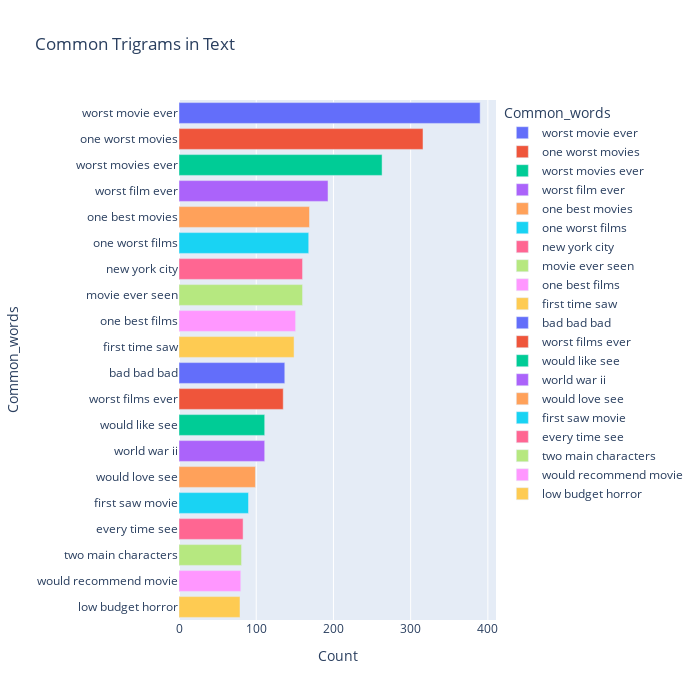

The code cell stored with this chart in its notebook:
### Code cell
most_common_tri = get_top_text_ngrams(df.review,20,3)
most_common_tri = dict(most_common_tri)
temp = pd.DataFrame(columns = ["Common_words", "Count"])
temp["Common_words"] = list(most_common_tri.keys())
temp["Count"] = list(most_common_tri.values())
fig = px.bar(temp, x="Count", y="Common_words",title="Common Trigrams in Text",orientation='h',width=700,height=700,color='Common_words')
fig.show()

### Figure 1 — Plotly figure (JSON) as saved in the notebook; plotly's stock layout.template omitted (floating-point values rounded to 4 significant figures)
{"data": [{"alignmentgroup": "True", "hovertemplate": "Common_words=%{y}<br>Count=%{x}<extra></extra>", "legendgroup": "worst movie ever", "marker": {"color": "#636efa", "pattern": {"shape": ""}}, "name": "worst movie ever", "offsetgroup": "worst movie ever", "orientation": "h", "showlegend": true, "textposition": "auto", "type": "bar", "x": [390], "xaxis": "x", "y": ["worst movie ever"], "yaxis": "y"}, {"alignmentgroup": "True", "hovertemplate": "Common_words=%{y}<br>Count=%{x}<extra></extra>", "legendgroup": "one worst movies", "marker": {"color": "#EF553B", "pattern": {"shape": ""}}, "name": "one worst movies", "offsetgroup": "one worst movies", "orientation": "h", "showlegend": true, "textposition": "auto", "type": "bar", "x": [316], "xaxis": "x", "y": ["one worst movies"], "yaxis": "y"}, {"alignmentgroup": "True", "hovertemplate": "Common_words=%{y}<br>Count=%{x}<extra></extra>", "legendgroup": "worst movies ever", "marker": {"color": "#00cc96", "pattern": {"shape": ""}}, "name": "worst movies ever", "offsetgroup": "worst movies ever", "orientation": "h", "showlegend": true, "textposition": "auto", "type": "bar", "x": [263], "xaxis": "x", "y": ["worst movies ever"], "yaxis": "y"}, {"alignmentgroup": "True", "hovertemplate": "Common_words=%{y}<br>Count=%{x}<extra></extra>", "legendgroup": "worst film ever", "marker": {"color": "#ab63fa", "pattern": {"shape": ""}}, "name": "worst film ever", "offsetgroup": "worst film ever", "orientation": "h", "showlegend": true, "textposition": "auto", "type": "bar", "x": [193], "xaxis": "x", "y": ["worst film ever"], "yaxis": "y"}, {"alignmentgroup": "True", "hovertemplate": "Common_words=%{y}<br>Count=%{x}<extra></extra>", "legendgroup": "one best movies", "marker": {"color": "#FFA15A", "pattern": {"shape": ""}}, "name": "one best movies", "offsetgroup": "one best movies", "orientation": "h", "showlegend": true, "textposition": "auto", "type": "bar", "x": [169], "xaxis": "x", "y": ["one best movies"], "yaxis": "y"}, {"alignmentgroup": "True", "hovertemplate": "Common_words=%{y}<br>Count=%{x}<extra></extra>", "legendgroup": "one worst films", "marker": {"color": "#19d3f3", "pattern": {"shape": ""}}, "name": "one worst films", "offsetgroup": "one worst films", "orientation": "h", "showlegend": true, "textposition": "auto", "type": "bar", "x": [168], "xaxis": "x", "y": ["one worst films"], "yaxis": "y"}, {"alignmentgroup": "True", "hovertemplate": "Common_words=%{y}<br>Count=%{x}<extra></extra>", "legendgroup": "new york city", "marker": {"color": "#FF6692", "pattern": {"shape": ""}}, "name": "new york city", "offsetgroup": "new york city", "orientation": "h", "showlegend": true, "textposition": "auto", "type": "bar", "x": [160], "xaxis": "x", "y": ["new york city"], "yaxis": "y"}, {"alignmentgroup": "True", "hovertemplate": "Common_words=%{y}<br>Count=%{x}<extra></extra>", "legendgroup": "movie ever seen", "marker": {"color": "#B6E880", "pattern": {"shape": ""}}, "name": "movie ever seen", "offsetgroup": "movie ever seen", "orientation": "h", "showlegend": true, "textposition": "auto", "type": "bar", "x": [160], "xaxis": "x", "y": ["movie ever seen"], "yaxis": "y"}, {"alignmentgroup": "True", "hovertemplate": "Common_words=%{y}<br>Count=%{x}<extra></extra>", "legendgroup": "one best films", "marker": {"color": "#FF97FF", "pattern": {"shape": ""}}, "name": "one best films", "offsetgroup": "one best films", "orientation": "h", "showlegend": true, "textposition": "auto", "type": "bar", "x": [151], "xaxis": "x", "y": ["one best films"], "yaxis": "y"}, {"alignmentgroup": "True", "hovertemplate": "Common_words=%{y}<br>Count=%{x}<extra></extra>", "legendgroup": "first time saw", "marker": {"color": "#FECB52", "pattern": {"shape": ""}}, "name": "first time saw", "offsetgroup": "first time saw", "orientation": "h", "showlegend": true, "textposition": "auto", "type": "bar", "x": [149], "xaxis": "x", "y": ["first time saw"], "yaxis": "y"}, {"alignmentgroup": "True", "hovertemplate": "Common_words=%{y}<br>Count=%{x}<extra></extra>", "legendgroup": "bad bad bad", "marker": {"color": "#636efa", "pattern": {"shape": ""}}, "name": "bad bad bad", "offsetgroup": "bad bad bad", "orientation": "h", "showlegend": true, "textposition": "auto", "type": "bar", "x": [137], "xaxis": "x", "y": ["bad bad bad"], "yaxis": "y"}, {"alignmentgroup": "True", "hovertemplate": "Common_words=%{y}<br>Count=%{x}<extra></extra>", "legendgroup": "worst films ever", "marker": {"color": "#EF553B", "pattern": {"shape": ""}}, "name": "worst films ever", "offsetgroup": "worst films ever", "orientation": "h", "showlegend": true, "textposition": "auto", "type": "bar", "x": [135], "xaxis": "x", "y": ["worst films ever"], "yaxis": "y"}, {"alignmentgroup": "True", "hovertemplate": "Common_words=%{y}<br>Count=%{x}<extra></extra>", "legendgroup": "would like see", "marker": {"color": "#00cc96", "pattern": {"shape": ""}}, "name": "would like see", "offsetgroup": "would like see", "orientation": "h", "showlegend": true, "textposition": "auto", "type": "bar", "x": [111], "xaxis": "x", "y": ["would like see"], "yaxis": "y"}, {"alignmentgroup": "True", "hovertemplate": "Common_words=%{y}<br>Count=%{x}<extra></extra>", "legendgroup": "world war ii", "marker": {"color": "#ab63fa", "pattern": {"shape": ""}}, "name": "world war ii", "offsetgroup": "world war ii", "orientation": "h", "showlegend": true, "textposition": "auto", "type": "bar", "x": [111], "xaxis": "x", "y": ["world war ii"], "yaxis": "y"}, {"alignmentgroup": "True", "hovertemplate": "Common_words=%{y}<br>Count=%{x}<extra></extra>", "legendgroup": "would love see", "marker": {"color": "#FFA15A", "pattern": {"shape": ""}}, "name": "would love see", "offsetgroup": "would love see", "orientation": "h", "showlegend": true, "textposition": "auto", "type": "bar", "x": [99], "xaxis": "x", "y": ["would love see"], "yaxis": "y"}, {"alignmentgroup": "True", "hovertemplate": "Common_words=%{y}<br>Count=%{x}<extra></extra>", "legendgroup": "first saw movie", "marker": {"color": "#19d3f3", "pattern": {"shape": ""}}, "name": "first saw movie", "offsetgroup": "first saw movie", "orientation": "h", "showlegend": true, "textposition": "auto", "type": "bar", "x": [90], "xaxis": "x", "y": ["first saw movie"], "yaxis": "y"}, {"alignmentgroup": "True", "hovertemplate": "Common_words=%{y}<br>Count=%{x}<extra></extra>", "legendgroup": "every time see", "marker": {"color": "#FF6692", "pattern": {"shape": ""}}, "name": "every time see", "offsetgroup": "every time see", "orientation": "h", "showlegend": true, "textposition": "auto", "type": "bar", "x": [83], "xaxis": "x", "y": ["every time see"], "yaxis": "y"}, {"alignmentgroup": "True", "hovertemplate": "Common_words=%{y}<br>Count=%{x}<extra></extra>", "legendgroup": "two main characters", "marker": {"color": "#B6E880", "pattern": {"shape": ""}}, "name": "two main characters", "offsetgroup": "two main characters", "orientation": "h", "showlegend": true, "textposition": "auto", "type": "bar", "x": [81], "xaxis": "x", "y": ["two main characters"], "yaxis": "y"}, {"alignmentgroup": "True", "hovertemplate": "Common_words=%{y}<br>Count=%{x}<extra></extra>", "legendgroup": "would recommend movie", "marker": {"color": "#FF97FF", "pattern": {"shape": ""}}, "name": "would recommend movie", "offsetgroup": "would recommend movie", "orientation": "h", "showlegend": true, "textposition": "auto", "type": "bar", "x": [80], "xaxis": "x", "y": ["would recommend movie"], "yaxis": "y"}, {"alignmentgroup": "True", "hovertemplate": "Common_words=%{y}<br>Count=%{x}<extra></extra>", "legendgroup": "low budget horror", "marker": {"color": "#FECB52", "pattern": {"shape": ""}}, "name": "low budget horror", "offsetgroup": "low budget horror", "orientation": "h", "showlegend": true, "textposition": "auto", "type": "bar", "x": [79], "xaxis": "x", "y": ["low budget horror"], "yaxis": "y"}], "layout": {"barmode": "relative", "height": 700, "legend": {"title": {"text": "Common_words"}, "tracegroupgap": 0}, "title": {"text": "Common Trigrams in Text"}, "width": 700, "xaxis": {"anchor": "y", "domain": [0, 1], "title": {"text": "Count"}}, "yaxis": {"anchor": "x", "categoryarray": ["low budget horror", "would recommend movie", "two main characters", "every time see", "first saw movie", "would love see", "world war ii", "would like see", "worst films ever", "bad bad bad", "first time saw", "one best films", "movie ever seen", "new york city", "one worst films", "one best movies", "worst film ever", "worst movies ever", "one worst movies", "worst movie ever"], "categoryorder": "array", "domain": [0, 1], "title": {"text": "Common_words"}}}}
